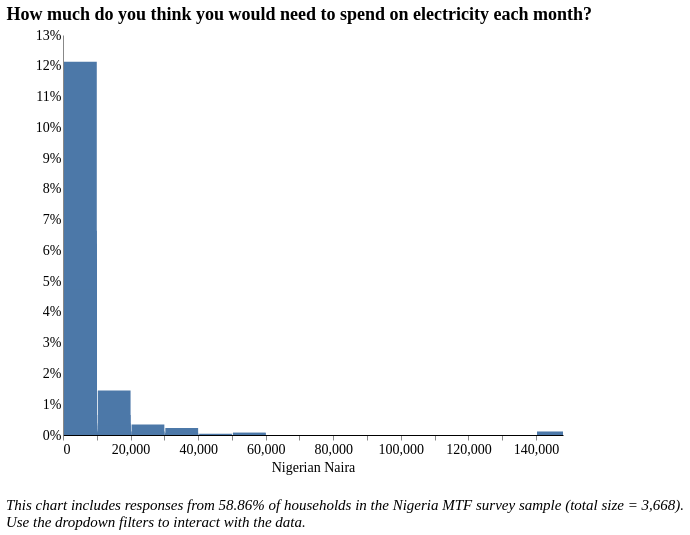

Vega-Lite specification for this chart:
### Vega-Lite specification from a JSON file in a GitHub repository (floating-point values rounded to 4 significant figures; data arrays with more than 128 entries replaced by an {"elided": "..."} marker saying what was removed)
{"width": 800, "height": 400, "config": {"title": {"fontSize": 18, "font": "Times New Roman", "anchor": "center", "fontColor": "#000000"}, "axisX": {"domain": true, "domainColor": "#000000", "grid": false, "labelFont": "Times New Roman", "labelFontSize": 14, "titleFont": "Times New Roman", "titleFontSize": 14, "titleFontWeight": "normal", "title": "X Axis Title (units)"}, "axisY": {"domain": true, "grid": false, "gridColor": "#DEDDDD", "gridWidth": 1, "labelFont": "Times New Roman", "labelFontSize": 14, "labelAngle": 0, "ticks": false, "titleFont": "Times New Roman", "titleFontSize": 14, "titleFontWeight": "normal", "titlePadding": 10, "title": "Y Axis Title (units)"}, "range": {"category": ["#2980B9", "#003366", "#FFAE19", "#D68910", "#E67E22", "#D35400", "#FF4500", "#FF6162", "#438B28", "#45B39D", "#99ADC1", "#212F3C"]}, "legend": {"labelFont": "Times New Roman", "labelFontSize": 14, "symbolType": "square", "symbolSize": 100, "titleFont": "Times New Roman", "titleFontSize": 14, "titleFontWeight": "normal", "title": "Legend", "orient": "right", "offset": 0}, "tooltip": {"font": "Open Sans"}, "view": {"stroke": "transparent", "text": {"font": "Times New Roman", "color": ["#2980B9", "#003366", "#FFAE19", "#D68910", "#E67E22", "#D35400", "#FF4500", "#FF6162", "#438B28", "#45B39D", "#99ADC1", "#212F3C"], "fontSize": 14, "align": "right", "fontWeight": 400, "size": 14}, "bar": {"size": 40, "binSpacing": 1, "continuousBandSize": 30, "discreteBandSize": 30, "fill": ["#2980B9", "#003366", "#FFAE19", "#D68910", "#E67E22", "#D35400", "#FF4500", "#FF6162", "#438B28", "#45B39D", "#99ADC1", "#212F3C"], "stroke": false}}}, "concat": [{"mark": "bar", "encoding": {"tooltip": [{"field": "l_expenditure", "title": "Response (Binned)", "type": "nominal"}, {"aggregate": "sum", "field": "pct", "format": ".2%", "title": "Percentage", "type": "quantitative"}], "x": {"axis": {"title": "Nigerian Naira"}, "bin": {"extent": [0, 148000], "step": 10000}, "field": "l_expenditure", "scale": {"clamp": true, "domain": [0, 148000]}, "type": "quantitative"}, "y": {"aggregate": "sum", "axis": {"format": "%"}, "field": "pct", "title": "", "type": "quantitative"}}, "height": 400, "selection": {"selector015": {"type": "single", "fields": ["stove"], "bind": {"input": "select", "options": [null, "3-Stone/Open Fire Stove", "Manufactured Stove Traditional", "Koresone Stove", "LPG/Natural Gas Stove", "Electric Stove"], "labels": ["All Stove Types", "3-Stone/Open Fire Stove", "Manufactured Stove Traditional", "Koresone Stove", "LPG/Natural Gas Stove", "Electric Stove"], "name": "Stove Type  "}}, "selector014": {"type": "single", "fields": ["i19a"], "bind": {"input": "select", "options": [null, "Wood purchased", "Wood collected", "Charcoal", "Kerosene", "Crop Residue/Plant Biomass", "LPG/cooking gas", "Garbage", "Electric", "Piped Natural Gas", "Charcoal Briquettes", "Coal Briquette", "Biomass Briquette", "Coal/lignite", "Other, specify"], "labels": ["All Fuel Types", "Wood purchased", "Wood collected", "Charcoal", "Kerosene", "Crop Residue/Plant Biomass", "LPG/cooking gas", "Garbage", "Electric", "Piped Natural Gas", "Charcoal Briquettes", "Coal Briquette", "Biomass Briquette", "Coal/lignite", "Other"], "name": "Fuel Type  "}}, "selector018": {"type": "single", "fields": ["c182"], "bind": {"input": "select", "options": [null, "Dry-cell battery", "National Grid Connection", "No electricity", "Electric generator", "Other, specify", "Solar Multi-Light Product", "Solar Home System", "Solar Lantern", "Local Mini Grid connection", "Rechargeable Battery"], "labels": ["All Responses", "Dry-cell battery", "National Grid Connection", "No electricity", "Electric generator", "Other", "Solar Multi-Light Product", "Solar Home System", "Solar Lantern", "Local Mini Grid Connection", "Rechargeable Battery"], "name": "Primary source of electricity  "}}, "selector019": {"type": "single", "fields": ["c2"], "bind": {"input": "select", "options": [null, "Yes", "No"], "labels": ["All Responses", "Yes", "No"], "name": "Is the household connected to the national grid?  "}}, "selector017": {"type": "single", "fields": ["elc_aggr_tier"], "bind": {"input": "select", "options": [null, "Tier 0", "Tier 1", "Tier 2", "Tier 3", "Tier 4", "Tier 5"], "labels": ["All Tiers", "Tier 0", "Tier 1", "Tier 2", "Tier 3", "Tier 4", "Tier 5"], "name": "Electricity Tiers  "}}, "selector016": {"type": "single", "fields": ["locality"], "bind": {"input": "select", "options": [null, 0, 1], "labels": ["National", "Urban", "Rural"], "name": "Locality Breakdown  "}}}, "title": {"text": ["How much do you think you would need to spend on electricity each month?"], "color": "black", "subtitleColor": "black"}, "transform": [{"joinaggregate": [{"op": "count", "field": "*", "as": "total"}]}, {"calculate": "1 / datum.total", "as": "pct"}, {"bin": {"maxbins": 20}, "field": "m", "as": "mbin"}, {"filter": {"selection": "selector015"}}, {"filter": {"selection": "selector014"}}, {"filter": {"selection": "selector018"}}, {"filter": {"selection": "selector019"}}, {"filter": {"selection": "selector017"}}, {"filter": {"selection": "selector016"}}], "width": 500}], "data": {"name": "data-bdae5b3ffc57934ac07d395e3f57f74a"}, "title": {"text": ["", "", "This chart includes responses from 58.86% of households in the Nigeria MTF survey sample (total size = 3,668).", "Use the dropdown filters to interact with the data."], "anchor": "start", "baseline": "bottom", "font": "Times New Roman", "fontSize": 15, "fontStyle": "italic", "fontWeight": "normal", "orient": "bottom"}, "$schema": "https://vega.github.io/schema/vega-lite/v4.17.0.json", "datasets": {"data-bdae5b3ffc57934ac07d395e3f57f74a": {"elided": "2621 records"}}}
